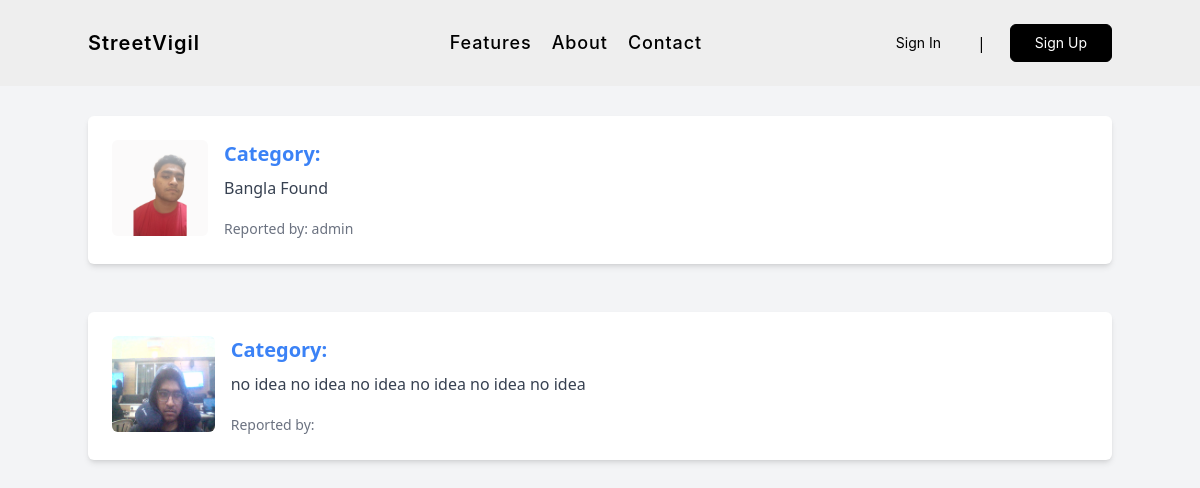
The page /streetvigil/police on the database as committed earlier.
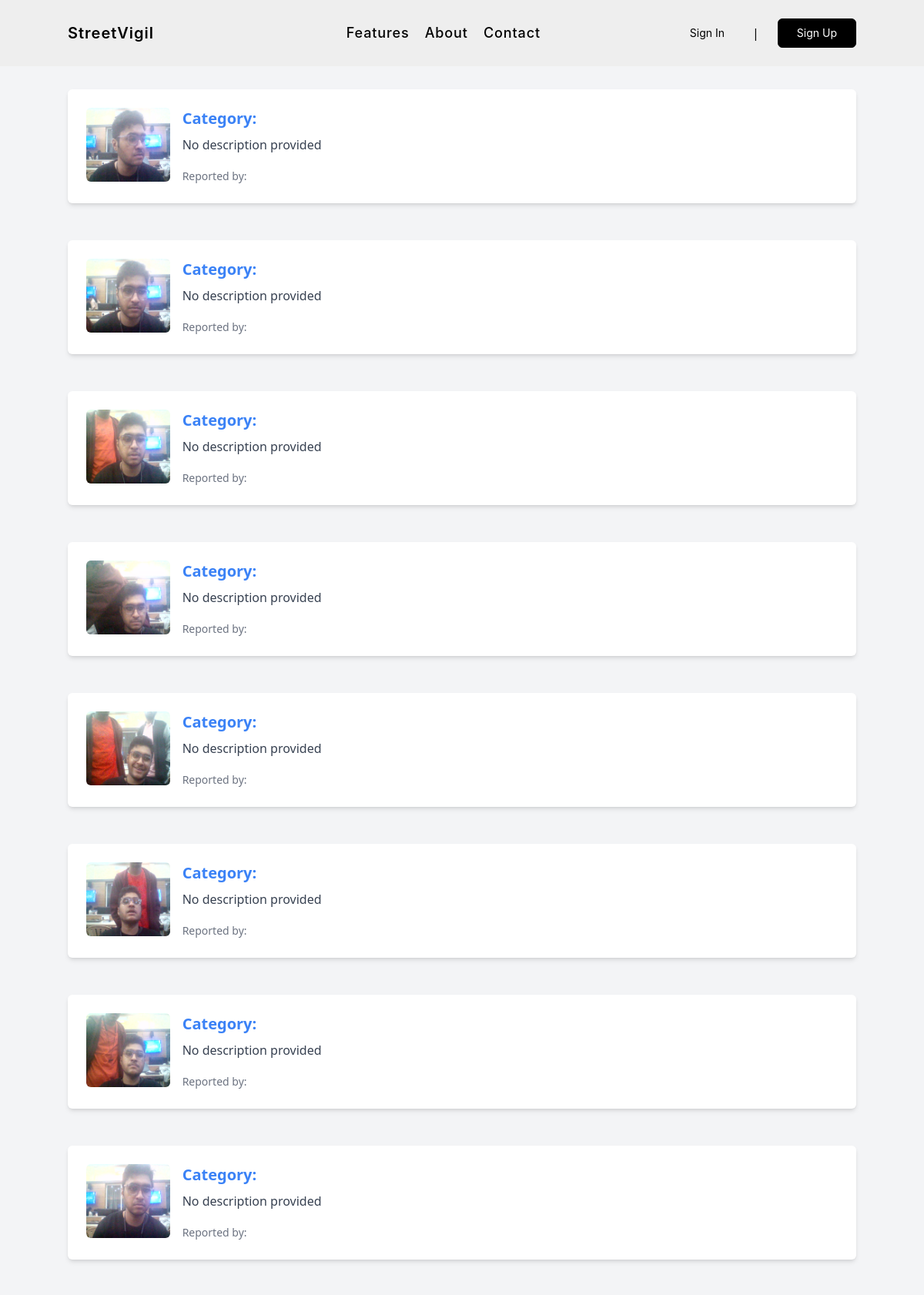
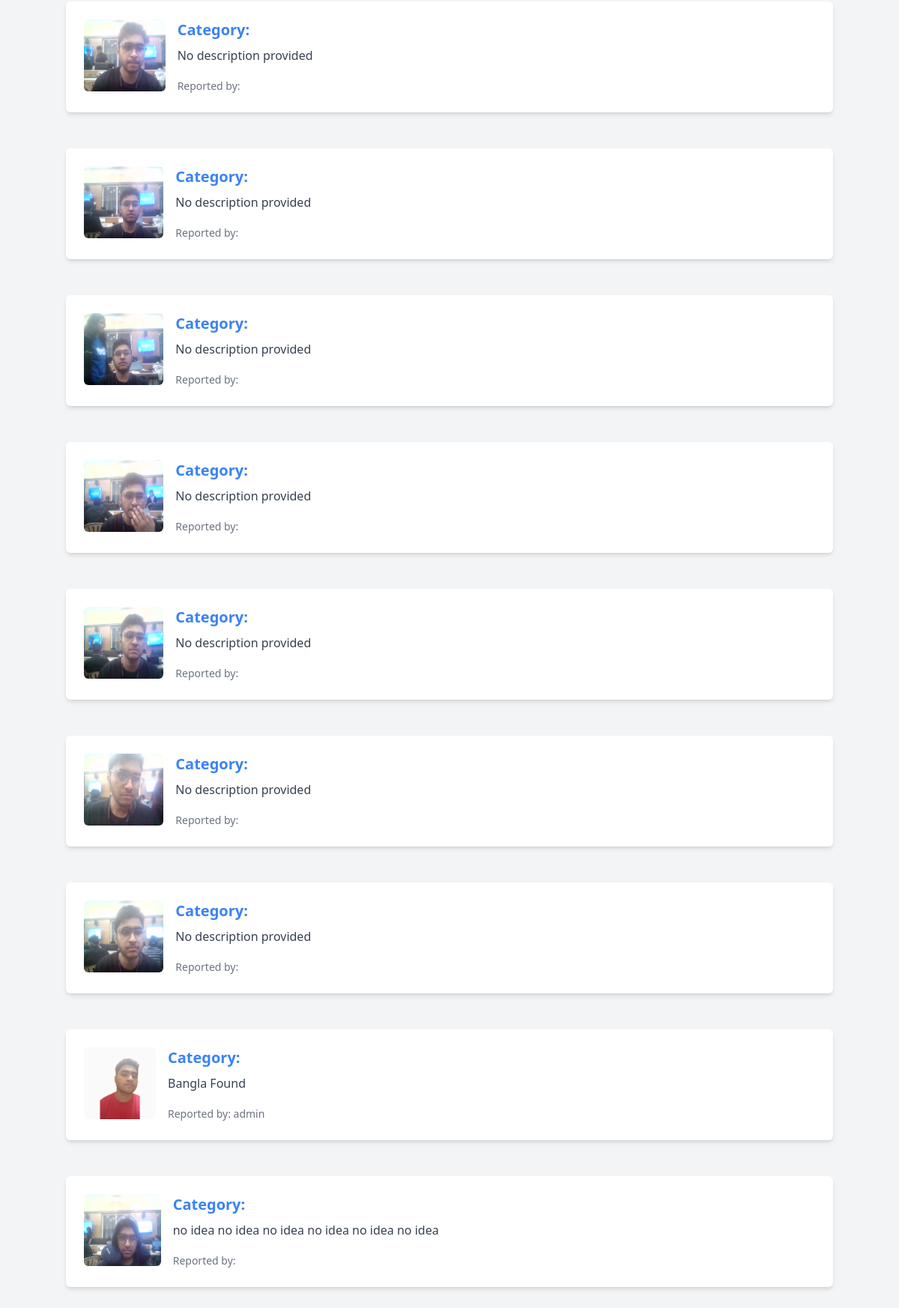
The same page on the database as committed later (2 pictures, top to bottom).
### streetvigil/models.py (models this page shows, shortened)
class CapturedImage(models.Model):
    image = models.ImageField(upload_to='captured_images/')
    category = models.CharField(max_length=200, blank =  True , null = True)
    description = models.TextField(default='No description provided')
    reported_by = models.ForeignKey(User, on_delete=models.CASCADE, null=True, blank=True)
    latitude = models.FloatField(null=True, blank=True)
    longitude = models.FloatField(null=True, blank=True)
    verified = models.BooleanField(default=False )
    rewards = models.IntegerField(default=0)
    created_at = models.DateTimeField(default=timezone.now)
    class Meta:
        ordering = ['-created_at']

class User(AbstractUser):
    points = models.IntegerField(default=0)

### streetvigil/views.py (the view)
# urls.py: path('police', police, name='police'),
def police(request):
    crime_data_objects = CapturedImage.objects.filter(verified=False)
    context = {
        'crime_data_objects': crime_data_objects,
    }
    return render(request, 'police_dashboard/policed.html', context)

### streetvigil/templates/police_dashboard/policed.html
{% extends "base.html" %}
{% block body %}
  <div class="container mx-auto my-8">
    <h2 class="text-3xl font-semibold mb-6">Crime Events</h2>
    {% for crime_event in crime_data_objects %}
    <a href="{% url 'crime_report' crime_event.id %}" class="text-blue-500 hover:underline ml-2">
      <div class="flex bg-white p-6 rounded-md shadow-md mb-6">
        <img src="{{ crime_event.image.url }}" alt="Crime Image" class="rounded-md h-24 mr-4">
        <div>
          <p class="text-xl font-semibold mb-2">Category: {{ crime_event.get_category_display }}</p>
          <p class="text-gray-700">{{ crime_event.description }}</p>
          <div class="mt-4">
            <span class="text-sm text-gray-500">Reported by: {{ crime_event.reported_by.username }}</span>
          </div>
        </div>
      </div>
    </a>
    {% endfor %}
  </div>
{% endblock %}

### streetvigil/templates/base.html (shortened to what this page needs)
{% load static tailwind_tags %}
<!DOCTYPE html>
<html lang="en">
	<head>
		{% tailwind_css %}
	</head>
	<body class="bg-gray-100 font-serif leading-normal tracking-normal">
		<nav class="bg-[#eee] px-4 py-6  text-white fixed top-0 w-full z-10">
			<div class="container mx-auto flex justify-between items-center">
			<div>
				<span class="text-xl font-semibold font-Inter tracking-wider text-black"><a href="/streetvigil">StreetVigil</a></span>
			</div>
			{% if user.is_authenticated %}
			<div> </div>
			{% else %}
				<div class="text-lg font-medium text-black font-Inter tracking-wider pl-20 gap-5 flex justify-center items-center">
					<div><p>Features </p></div>
					<div><p>About</p></div>
					<div><p>Contact</p></div>
				</div>
				{% endif %}
				<div class="flex justify-center items-center space-x-4">
					{% if user.is_authenticated %}
						<div>
							<span class="text-sm">Welcome, {{ user.username }}</span>
							<form action="{% url 'logout' %}" method="post">
								{% csrf_token %}
								<button type="submit" class="text-sm bg-red-500 hover:bg-red-600 px-3 py-1 rounded-md font-Inter">Logout</button>
							</form>
						</div>
					{% else %}
							<div class="flex justify-center items-center gap-3">
								<a href="{% url 'login' %}" class="text-sm text-black hover:border-black hover:border-2 transition-all duration-500 px-6 py-2  rounded-md font-Inter">Sign In
								</a> <span class="text-black">|</span>
								<a href="{% url 'register' %}" class="text-sm ml-3  px-6 py-2  bg-black border border-black text-white rounded-md font-Inter">Sign Up</a>
							</div>
					{% endif %}
				</div>
			</div>
		</nav>
		{% block body %} {% endblock %}
	</body>
</html>

Rows that differ between the two databases and show on the page:
added CapturedImage: image (picture), description "No description provided"
added CapturedImage: image (picture), description "No description provided"
added CapturedImage: image (picture), description "No description provided"
added CapturedImage: image (picture), description "No description provided"
added CapturedImage: image (picture), description "No description provided"
added CapturedImage: image (picture), description "No description provided"
added CapturedImage: image (picture), description "No description provided"
added CapturedImage: image (picture), description "No description provided"
added CapturedImage: image (picture), description "No description provided"
added CapturedImage: image (picture), description "No description provided"
added CapturedImage: image (picture), description "No description provided"
added CapturedImage: image (picture), description "No description provided"
added CapturedImage: image (picture), description "No description provided"
added CapturedImage: image (picture), description "No description provided"
added CapturedImage: image (picture), description "No description provided"
